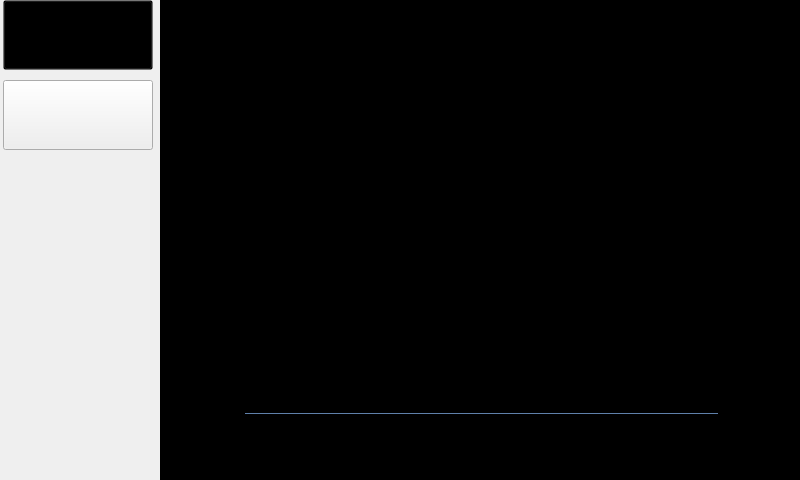
<?xml version="1.0" encoding="UTF-8"?>
<ui version="4.0">
 <class>Hp_Media_Player_Gplay</class>
 <widget class="QWidget" name="Hp_Media_Player_Gplay">
  <property name="geometry">
   <rect>
    <x>0</x>
    <y>0</y>
    <width>800</width>
    <height>480</height>
   </rect>
  </property>
  <property name="windowTitle">
   <string>Form</string>
  </property>
  <widget class="QFrame" name="frame_display">
   <property name="geometry">
    <rect>
     <x>160</x>
     <y>0</y>
     <width>640</width>
     <height>480</height>
    </rect>
   </property>
   <property name="font">
    <font>
     <pointsize>17</pointsize>
    </font>
   </property>
   <property name="styleSheet">
    <string notr="true">background-color: rgb(0,0,0);</string>
   </property>
   <property name="frameShape">
    <enum>QFrame::NoFrame</enum>
   </property>
   <property name="frameShadow">
    <enum>QFrame::Raised</enum>
   </property>
   <widget class="QSlider" name="hs_time">
    <property name="geometry">
     <rect>
      <x>85</x>
      <y>388</y>
      <width>473</width>
      <height>51</height>
     </rect>
    </property>
    <property name="font">
     <font>
      <pointsize>17</pointsize>
     </font>
    </property>
    <property name="focusPolicy">
     <enum>Qt::NoFocus</enum>
    </property>
    <property name="styleSheet">
     <string notr="true">  
QSlider::groove:horizontal  
{  
    height: 1px;  
    background: qlineargradient(x1:1, y1:0, x2:0, y2:0, stop:1 #5F80AA, stop:0 #5F80AA);  
}  
QSlider::handle:horizontal   
{   
/*
 background: qlineargradient(x1:0, y1:1, x2:0, y2:0, stop:1 #67A4E0, stop:0 #336CA5);  
*/
    width: 16px;  
    height: 30px;  
     margin: -12px 0px -12px 0px;
    border: 0px solid #000810;
border-image:url(:/res/res/huakuai.png);  
}  </string>
    </property>
    <property name="orientation">
     <enum>Qt::Horizontal</enum>
    </property>
    <property name="tickPosition">
     <enum>QSlider::NoTicks</enum>
    </property>
   </widget>
  </widget>
  <widget class="QFrame" name="frame_control">
   <property name="geometry">
    <rect>
     <x>0</x>
     <y>0</y>
     <width>160</width>
     <height>480</height>
    </rect>
   </property>
   <property name="font">
    <font>
     <pointsize>17</pointsize>
    </font>
   </property>
   <property name="styleSheet">
    <string notr="true">background-image:url(:/res/res/main_background.png);</string>
   </property>
   <property name="frameShape">
    <enum>QFrame::NoFrame</enum>
   </property>
   <property name="frameShadow">
    <enum>QFrame::Raised</enum>
   </property>
   <widget class="QToolButton" name="toolButton_close">
    <property name="geometry">
     <rect>
      <x>3</x>
      <y>0</y>
      <width>150</width>
      <height>70</height>
     </rect>
    </property>
    <property name="font">
     <font>
      <pointsize>17</pointsize>
     </font>
    </property>
    <property name="styleSheet">
     <string notr="true">QToolButton {
border-image:url(:/res/res/setting_back.png);
background:transparent;
}  
</string>
    </property>
    <property name="text">
     <string/>
    </property>
   </widget>
   <widget class="QToolButton" name="toolButton_pause">
    <property name="geometry">
     <rect>
      <x>3</x>
      <y>80</y>
      <width>150</width>
      <height>70</height>
     </rect>
    </property>
    <property name="font">
     <font>
      <pointsize>17</pointsize>
     </font>
    </property>
    <property name="styleSheet">
     <string notr="true">QToolButton {
border-image:url(:/res/res/media_pause.png);
color:#7CA6C9;
}  

QToolButton:checked{
border-image:url(:/res/res/media_play.png);
}
</string>
    </property>
    <property name="text">
     <string/>
    </property>
    <property name="checkable">
     <bool>true</bool>
    </property>
   </widget>
  </widget>
 </widget>
 <resources/>
 <connections/>
</ui>
